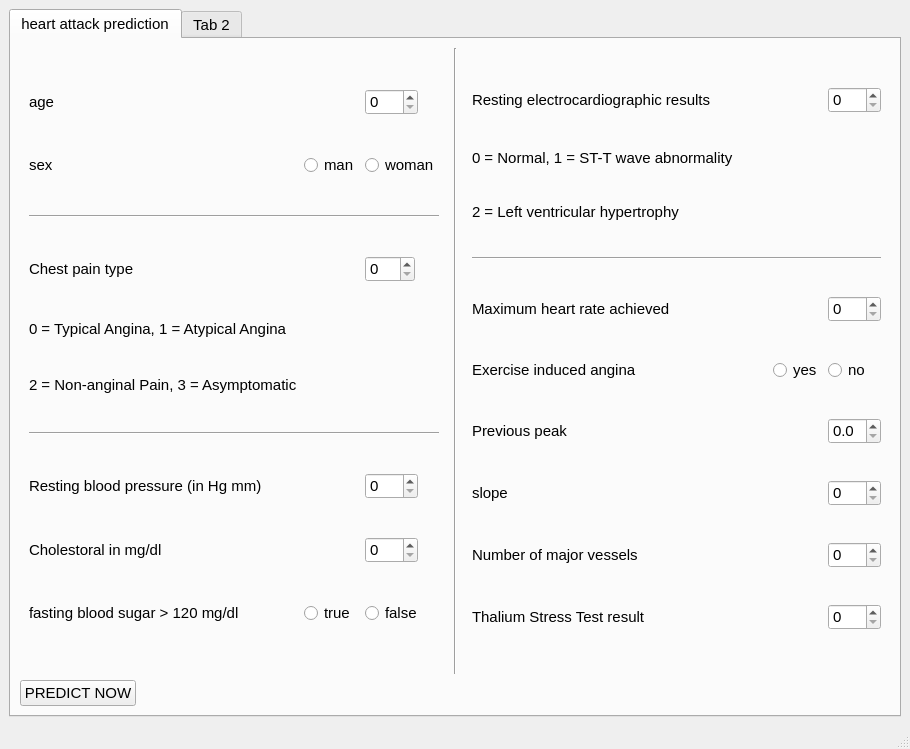
<?xml version="1.0" encoding="UTF-8"?>
<ui version="4.0">
 <class>MainWindow</class>
 <widget class="QMainWindow" name="MainWindow">
  <property name="geometry">
   <rect>
    <x>0</x>
    <y>0</y>
    <width>910</width>
    <height>749</height>
   </rect>
  </property>
  <property name="windowTitle">
   <string>heart attack models</string>
  </property>
  <property name="styleSheet">
   <string notr="true">*{
font-size:15px;
font-family:arial;
}</string>
  </property>
  <property name="locale">
   <locale language="English" country="UnitedKingdom"/>
  </property>
  <widget class="QWidget" name="centralwidget">
   <layout class="QVBoxLayout" name="verticalLayout_2">
    <item>
     <widget class="QTabWidget" name="tabWidget">
      <property name="currentIndex">
       <number>0</number>
      </property>
      <widget class="QWidget" name="tab">
       <property name="styleSheet">
        <string notr="true">QPushButton:hover { color: red }</string>
       </property>
       <attribute name="title">
        <string>heart attack prediction</string>
       </attribute>
       <layout class="QVBoxLayout" name="verticalLayout">
        <item>
         <layout class="QHBoxLayout" name="horizontalLayout">
          <item>
           <widget class="QWidget" name="widget" native="true">
            <layout class="QGridLayout" name="gridLayout">
             <item row="2" column="0" colspan="3">
              <widget class="Line" name="line_2">
               <property name="orientation">
                <enum>Qt::Horizontal</enum>
               </property>
              </widget>
             </item>
             <item row="0" column="2">
              <widget class="QSpinBox" name="spinAge">
               <property name="sizePolicy">
                <sizepolicy hsizetype="Fixed" vsizetype="Fixed">
                 <horstretch>0</horstretch>
                 <verstretch>0</verstretch>
                </sizepolicy>
               </property>
               <property name="maximum">
                <number>120</number>
               </property>
              </widget>
             </item>
             <item row="3" column="0" colspan="2">
              <widget class="QLabel" name="label_3">
               <property name="text">
                <string>Chest pain type</string>
               </property>
              </widget>
             </item>
             <item row="4" column="0" colspan="3">
              <widget class="QLabel" name="label_4">
               <property name="sizePolicy">
                <sizepolicy hsizetype="Preferred" vsizetype="Fixed">
                 <horstretch>0</horstretch>
                 <verstretch>0</verstretch>
                </sizepolicy>
               </property>
               <property name="text">
                <string>0 = Typical Angina, 1 = Atypical Angina</string>
               </property>
              </widget>
             </item>
             <item row="9" column="1">
              <widget class="QRadioButton" name="t120">
               <property name="sizePolicy">
                <sizepolicy hsizetype="Fixed" vsizetype="Fixed">
                 <horstretch>0</horstretch>
                 <verstretch>0</verstretch>
                </sizepolicy>
               </property>
               <property name="text">
                <string>true</string>
               </property>
               <attribute name="buttonGroup">
                <string notr="true">buttonGroupbs</string>
               </attribute>
              </widget>
             </item>
             <item row="1" column="1">
              <widget class="QRadioButton" name="man">
               <property name="sizePolicy">
                <sizepolicy hsizetype="Fixed" vsizetype="Fixed">
                 <horstretch>0</horstretch>
                 <verstretch>0</verstretch>
                </sizepolicy>
               </property>
               <property name="text">
                <string>man</string>
               </property>
               <attribute name="buttonGroup">
                <string notr="true">buttonGroupSex</string>
               </attribute>
              </widget>
             </item>
             <item row="7" column="2">
              <widget class="QSpinBox" name="spinBp">
               <property name="sizePolicy">
                <sizepolicy hsizetype="Fixed" vsizetype="Fixed">
                 <horstretch>0</horstretch>
                 <verstretch>0</verstretch>
                </sizepolicy>
               </property>
               <property name="maximum">
                <number>200</number>
               </property>
              </widget>
             </item>
             <item row="8" column="0">
              <widget class="QLabel" name="label_7">
               <property name="sizePolicy">
                <sizepolicy hsizetype="Minimum" vsizetype="Fixed">
                 <horstretch>0</horstretch>
                 <verstretch>0</verstretch>
                </sizepolicy>
               </property>
               <property name="text">
                <string>Cholestoral in mg/dl</string>
               </property>
              </widget>
             </item>
             <item row="7" column="0" colspan="2">
              <widget class="QLabel" name="label_6">
               <property name="text">
                <string>Resting blood pressure (in Hg mm)</string>
               </property>
              </widget>
             </item>
             <item row="8" column="2">
              <widget class="QSpinBox" name="spinChol">
               <property name="sizePolicy">
                <sizepolicy hsizetype="Fixed" vsizetype="Fixed">
                 <horstretch>0</horstretch>
                 <verstretch>0</verstretch>
                </sizepolicy>
               </property>
               <property name="maximum">
                <number>600</number>
               </property>
              </widget>
             </item>
             <item row="9" column="2">
              <widget class="QRadioButton" name="f120">
               <property name="text">
                <string>false</string>
               </property>
               <attribute name="buttonGroup">
                <string notr="true">buttonGroupbs</string>
               </attribute>
              </widget>
             </item>
             <item row="5" column="0" colspan="3">
              <widget class="QLabel" name="label_5">
               <property name="sizePolicy">
                <sizepolicy hsizetype="Preferred" vsizetype="Fixed">
                 <horstretch>0</horstretch>
                 <verstretch>0</verstretch>
                </sizepolicy>
               </property>
               <property name="text">
                <string>2 = Non-anginal Pain, 3 = Asymptomatic </string>
               </property>
              </widget>
             </item>
             <item row="9" column="0">
              <widget class="QLabel" name="label_8">
               <property name="sizePolicy">
                <sizepolicy hsizetype="Preferred" vsizetype="Fixed">
                 <horstretch>0</horstretch>
                 <verstretch>0</verstretch>
                </sizepolicy>
               </property>
               <property name="minimumSize">
                <size>
                 <width>0</width>
                 <height>0</height>
                </size>
               </property>
               <property name="text">
                <string>fasting blood sugar &gt; 120 mg/dl</string>
               </property>
              </widget>
             </item>
             <item row="1" column="2">
              <widget class="QRadioButton" name="woman">
               <property name="text">
                <string>woman</string>
               </property>
               <attribute name="buttonGroup">
                <string notr="true">buttonGroupSex</string>
               </attribute>
              </widget>
             </item>
             <item row="1" column="0">
              <widget class="QLabel" name="label_2">
               <property name="text">
                <string>sex</string>
               </property>
              </widget>
             </item>
             <item row="0" column="0">
              <widget class="QLabel" name="label">
               <property name="text">
                <string>age</string>
               </property>
              </widget>
             </item>
             <item row="6" column="0" colspan="3">
              <widget class="Line" name="line">
               <property name="sizePolicy">
                <sizepolicy hsizetype="Minimum" vsizetype="Fixed">
                 <horstretch>0</horstretch>
                 <verstretch>0</verstretch>
                </sizepolicy>
               </property>
               <property name="orientation">
                <enum>Qt::Horizontal</enum>
               </property>
              </widget>
             </item>
             <item row="3" column="2">
              <widget class="QSpinBox" name="spinCP">
               <property name="sizePolicy">
                <sizepolicy hsizetype="Fixed" vsizetype="Fixed">
                 <horstretch>0</horstretch>
                 <verstretch>0</verstretch>
                </sizepolicy>
               </property>
               <property name="minimumSize">
                <size>
                 <width>50</width>
                 <height>0</height>
                </size>
               </property>
               <property name="minimum">
                <number>0</number>
               </property>
               <property name="maximum">
                <number>3</number>
               </property>
               <property name="value">
                <number>0</number>
               </property>
              </widget>
             </item>
            </layout>
           </widget>
          </item>
          <item>
           <widget class="Line" name="line_4">
            <property name="orientation">
             <enum>Qt::Vertical</enum>
            </property>
           </widget>
          </item>
          <item>
           <widget class="QWidget" name="widget_2" native="true">
            <layout class="QGridLayout" name="gridLayout_2">
             <item row="9" column="2">
              <widget class="QSpinBox" name="spinBoxThall">
               <property name="maximum">
                <number>20</number>
               </property>
              </widget>
             </item>
             <item row="3" column="0" colspan="3">
              <widget class="Line" name="line_3">
               <property name="sizePolicy">
                <sizepolicy hsizetype="Minimum" vsizetype="Fixed">
                 <horstretch>0</horstretch>
                 <verstretch>0</verstretch>
                </sizepolicy>
               </property>
               <property name="orientation">
                <enum>Qt::Horizontal</enum>
               </property>
              </widget>
             </item>
             <item row="4" column="2">
              <widget class="QSpinBox" name="spinHeartRate">
               <property name="maximum">
                <number>250</number>
               </property>
              </widget>
             </item>
             <item row="7" column="2">
              <widget class="QSpinBox" name="spinSlope">
               <property name="maximum">
                <number>20</number>
               </property>
              </widget>
             </item>
             <item row="0" column="0" colspan="2">
              <widget class="QLabel" name="label_9">
               <property name="text">
                <string>Resting electrocardiographic results</string>
               </property>
              </widget>
             </item>
             <item row="5" column="0">
              <widget class="QLabel" name="label_13">
               <property name="text">
                <string>Exercise induced angina</string>
               </property>
              </widget>
             </item>
             <item row="6" column="2">
              <widget class="QDoubleSpinBox" name="doubleSpinBox">
               <property name="decimals">
                <number>1</number>
               </property>
               <property name="maximum">
                <double>5.000000000000000</double>
               </property>
               <property name="singleStep">
                <double>0.100000000000000</double>
               </property>
              </widget>
             </item>
             <item row="9" column="0">
              <widget class="QLabel" name="label_17">
               <property name="text">
                <string>Thalium Stress Test result</string>
               </property>
              </widget>
             </item>
             <item row="5" column="1">
              <widget class="QRadioButton" name="yes">
               <property name="sizePolicy">
                <sizepolicy hsizetype="Fixed" vsizetype="Fixed">
                 <horstretch>0</horstretch>
                 <verstretch>0</verstretch>
                </sizepolicy>
               </property>
               <property name="text">
                <string>yes</string>
               </property>
               <attribute name="buttonGroup">
                <string notr="true">buttonGroupexng</string>
               </attribute>
              </widget>
             </item>
             <item row="8" column="0">
              <widget class="QLabel" name="label_16">
               <property name="text">
                <string>Number of major vessels</string>
               </property>
              </widget>
             </item>
             <item row="0" column="2">
              <widget class="QSpinBox" name="spinRestecg">
               <property name="sizePolicy">
                <sizepolicy hsizetype="Preferred" vsizetype="Fixed">
                 <horstretch>0</horstretch>
                 <verstretch>0</verstretch>
                </sizepolicy>
               </property>
               <property name="maximum">
                <number>2</number>
               </property>
              </widget>
             </item>
             <item row="7" column="0">
              <widget class="QLabel" name="label_15">
               <property name="text">
                <string>slope</string>
               </property>
              </widget>
             </item>
             <item row="2" column="0" colspan="2">
              <widget class="QLabel" name="label_11">
               <property name="sizePolicy">
                <sizepolicy hsizetype="Preferred" vsizetype="Fixed">
                 <horstretch>0</horstretch>
                 <verstretch>0</verstretch>
                </sizepolicy>
               </property>
               <property name="text">
                <string>2 = Left ventricular hypertrophy</string>
               </property>
              </widget>
             </item>
             <item row="8" column="2">
              <widget class="QSpinBox" name="spinBoxCaa">
               <property name="maximum">
                <number>20</number>
               </property>
              </widget>
             </item>
             <item row="1" column="0" colspan="2">
              <widget class="QLabel" name="label_10">
               <property name="sizePolicy">
                <sizepolicy hsizetype="Preferred" vsizetype="Fixed">
                 <horstretch>0</horstretch>
                 <verstretch>0</verstretch>
                </sizepolicy>
               </property>
               <property name="text">
                <string>0 = Normal, 1 = ST-T wave abnormality</string>
               </property>
              </widget>
             </item>
             <item row="4" column="0" colspan="2">
              <widget class="QLabel" name="label_12">
               <property name="text">
                <string>Maximum heart rate achieved</string>
               </property>
              </widget>
             </item>
             <item row="6" column="0">
              <widget class="QLabel" name="label_14">
               <property name="text">
                <string>Previous peak </string>
               </property>
              </widget>
             </item>
             <item row="5" column="2">
              <widget class="QRadioButton" name="no">
               <property name="sizePolicy">
                <sizepolicy hsizetype="Fixed" vsizetype="Fixed">
                 <horstretch>0</horstretch>
                 <verstretch>0</verstretch>
                </sizepolicy>
               </property>
               <property name="text">
                <string>no</string>
               </property>
               <attribute name="buttonGroup">
                <string notr="true">buttonGroupexng</string>
               </attribute>
              </widget>
             </item>
            </layout>
           </widget>
          </item>
         </layout>
        </item>
        <item>
         <widget class="QPushButton" name="pushButton">
          <property name="sizePolicy">
           <sizepolicy hsizetype="Fixed" vsizetype="Fixed">
            <horstretch>0</horstretch>
            <verstretch>0</verstretch>
           </sizepolicy>
          </property>
          <property name="text">
           <string>PREDICT NOW</string>
          </property>
         </widget>
        </item>
       </layout>
      </widget>
      <widget class="QWidget" name="tab_2">
       <attribute name="title">
        <string>Tab 2</string>
       </attribute>
      </widget>
     </widget>
    </item>
   </layout>
  </widget>
  <widget class="QMenuBar" name="menubar">
   <property name="geometry">
    <rect>
     <x>0</x>
     <y>0</y>
     <width>910</width>
     <height>23</height>
    </rect>
   </property>
  </widget>
  <widget class="QStatusBar" name="statusbar"/>
 </widget>
 <resources/>
 <connections/>
 <buttongroups>
  <buttongroup name="buttonGroupSex"/>
  <buttongroup name="buttonGroupbs"/>
  <buttongroup name="buttonGroupexng"/>
 </buttongroups>
</ui>
